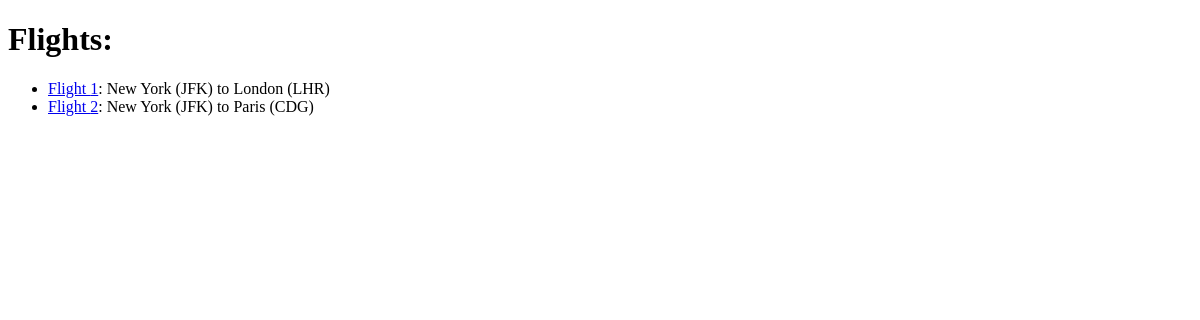
Before: /flights/ with the older database file.
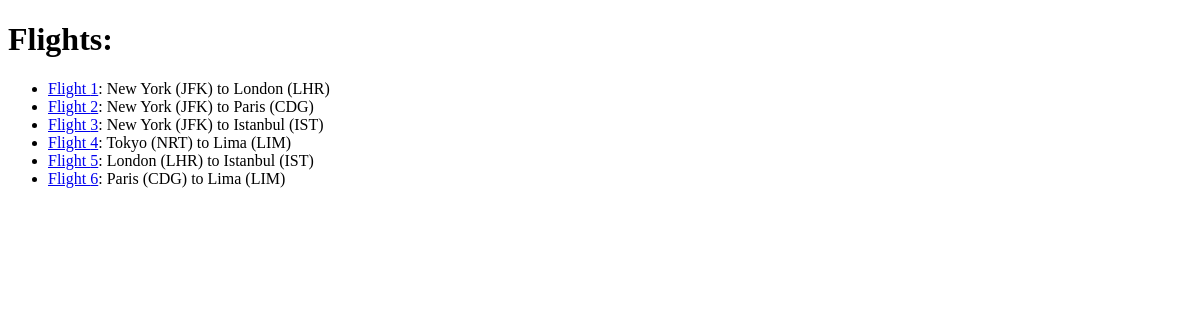
After: the same page with the newer database file.
### flights/models.py (models this page shows, shortened)
class Flight(models.Model):
    origin = models.ForeignKey(Airport, on_delete=models.CASCADE, related_name="departure")
    destination = models.ForeignKey(Airport, on_delete=models.CASCADE, related_name="arrivals")
    duration = models.IntegerField()

class Airport(models.Model):
    code = models.CharField(max_length=3)
    city = models.CharField(max_length=64)
    def __str__(self):
        return f"{self.city} ({self.code})"

### flights/views.py (the view)
# urls.py: path("", views.xyz, name='xyz'),
def xyz(request):
    return render(request, "flights/index.html", {
        "flights": Flight.objects.all()
    })

### flights/templates/flights/index.html
{% extends "flights/layout.html" %}
{% block body %}
    <h1>Flights:</h1>
    <ul>
        {% for flight in flights %}
            <li><a href="{% url 'flight' flight.id %}">Flight {{ flight.id }}</a>: {{ flight.origin }} to {{ flight.destination }}</li>
        {% endfor %}
    </ul>
{% endblock %}

### flights/templates/flights/layout.html (shortened to what this page needs)
<!DOCTYPE html>
<html lang="en">
<head>
</head>
<body>
    {% block body %}
    {% endblock %}
</body>
</html>

Changed rows visible on the page:
added Flight: id "3", origin "New York (JFK)", destination "Istanbul (IST)"
added Flight: id "4", origin "Tokyo (NRT)", destination "Lima (LIM)"
added Flight: id "5", origin "London (LHR)", destination "Istanbul (IST)"
added Flight: id "6", origin "Paris (CDG)", destination "Lima (LIM)"
